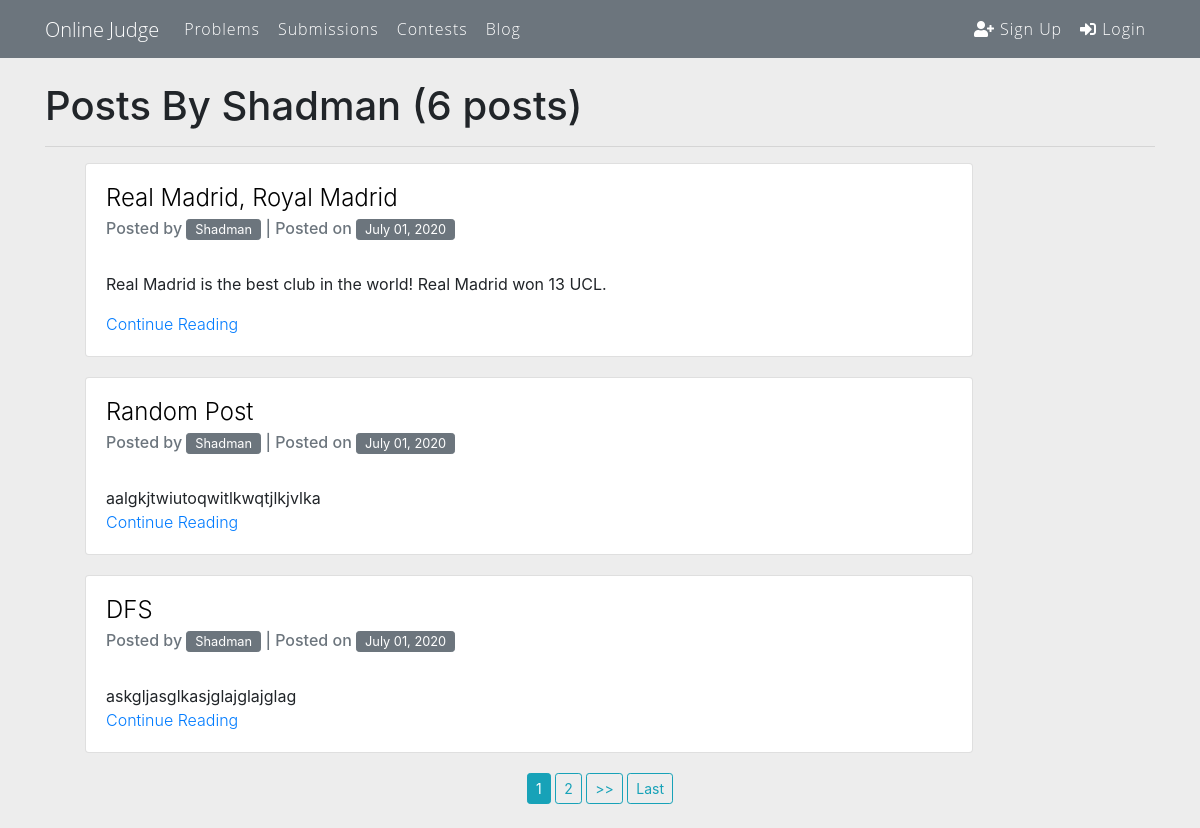
Page /blog/user/Shadman/ on the earlier database version.
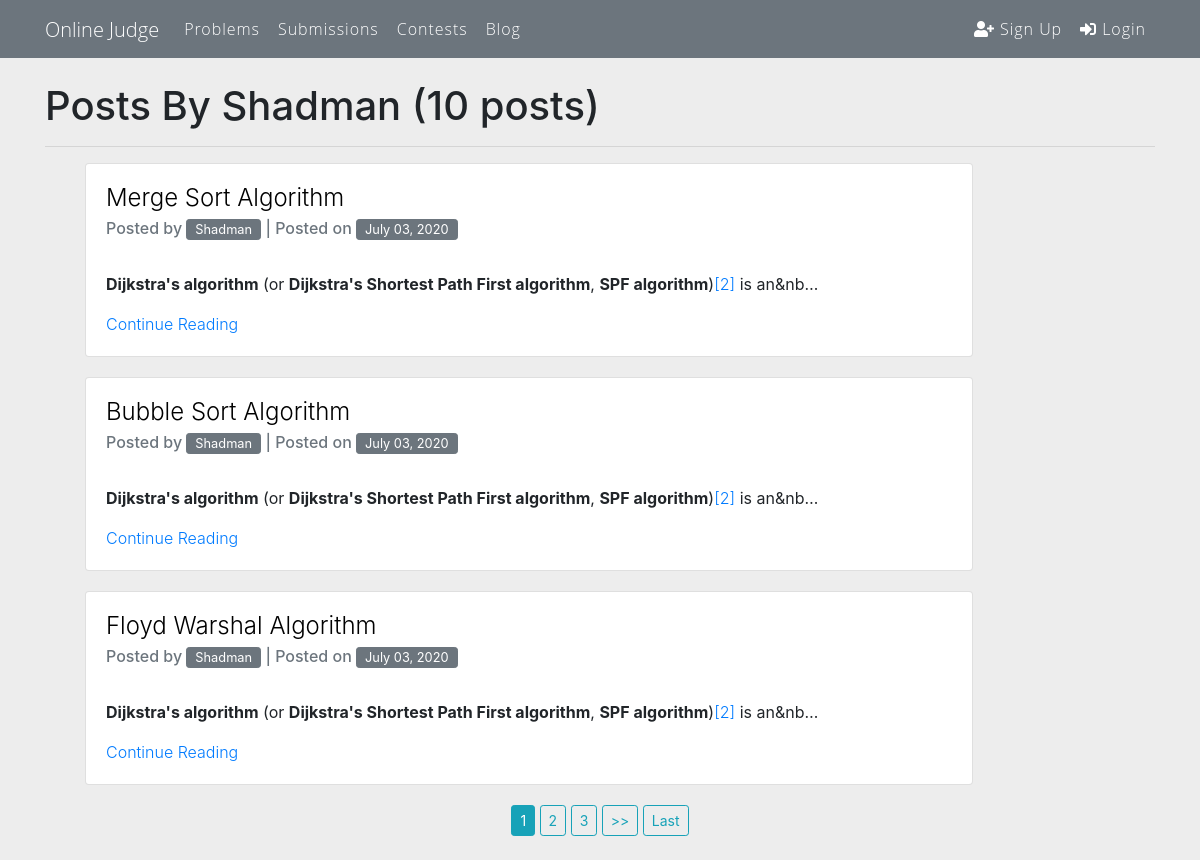
Same page on the later database version.
### blog/models.py (models this page shows, shortened)
class Post(models.Model):
	title = models.CharField(max_length=150)
	content = RichTextField(blank=True, null=True)
	date_posted = models.DateTimeField(default=timezone.now)
	author = models.ForeignKey(User, on_delete=models.CASCADE)

### blog/views.py (the view)
# urls.py: path('user/<str:username>/', UserPostListView.as_view(), name='user-posts'),
class UserPostListView(ListView):
	model = Post
	template_name = 'blog/user_posts.html'
	context_object_name = 'posts'
	paginate_by = 3
	def get_queryset(self):
		user = get_object_or_404(User, username=self.kwargs.get('username'))
		return Post.objects.filter(author=user).order_by('-date_posted')

### blog/templates/blog/user_posts.html (shortened to what this page needs)
{% extends "base.html" %}
{% block content %}
	<div class="container">
		<h1 class="mb-3">Posts By {{ view.kwargs.username }} ({{ page_obj.paginator.count }} posts)</h1>
		<hr>
		{% for post in posts %}
			<div class="card" style="width: 80%;">
			  <div class="card-body">
			    <h4 class="card-title"> <a href="{% url 'post-detail' post.id %}"> {{post.title }} </a></h4>
			    <h6 class="card-subtitle mb-2 text-muted"> Posted by
				    <a href="{% url 'user-posts' post.author.username %}" class="btn btn-sm btn-secondary py-0" style="font-size: 0.8em;">
				    	{{ post.author }}
				    </a>
				    | Posted on <button class="btn btn-sm btn-secondary py-0" style="font-size: 0.8em;">{{ post.date_posted|date:"F d, Y"}}</button>
				</h6>
			    <br>
			    <p class="card-text">{{ post.content|safe|truncatechars:255 }}</p>
			    <a href="{% url 'post-detail' post.id %}" class="card-link ">Continue Reading</a>
			  </div>
			</div>
		{% endfor %}
		<div class="text-center">
			{% if is_paginated %}
				{% for num in page_obj.paginator.page_range  %}
					{% if page_obj.number == num %}
						<a href="?page={{ num }}" class="btn btn-sm btn-info mb-4">
							{{ num }}
						</a>
					{% elif num > page_obj.number|add:'-3' and num < page_obj.number|add:'3' %}
						<a href="?page={{ num }}" class="btn btn-sm btn-outline-info mb-4">
							{{ num }}
						</a>
					{% endif %}
				{% endfor %}
				{% if page_obj.has_next %}
					<a href="?page={{ page_obj.next_page_number}}" class="btn btn-sm  btn-outline-info mb-4">
						>>
					</a>
					<a href="?page={{ page_obj.paginator.num_pages }}" class="btn btn-sm btn-outline-info mb-4">
						Last
					</a>
				{% endif %}
			{% endif %}
		</div>
	</div>
{% endblock content %}

Differences in the rows shown:
no longer on this page (row unchanged): Post: title "Real Madrid, Royal Madrid", author "Shadman", date_posted "July 01, 2020", content "Real Madrid is the best club in the world! Real Madrid won 13 UCL."
no longer on this page (row unchanged): Post: title "Random Post", author "Shadman", date_posted "July 01, 2020", content "aalgkjtwiutoqwitlkwqtjlkjvlka"
no longer on this page (row unchanged): Post: title "DFS", author "Shadman", date_posted "July 01, 2020", content "askgljasglkasjglajglajglag"
added Post: title "Merge Sort Algorithm", author "Shadman", date_posted "July 03, 2020", content "Dijkstra's algorithm (or Dijkstra's Shortest Path First algorithm , SPF algorithm ) [2] is an&nb…"
added Post: title "Bubble Sort Algorithm", author "Shadman", date_posted "July 03, 2020", content "Dijkstra's algorithm (or Dijkstra's Shortest Path First algorithm , SPF algorithm ) [2] is an&nb…"
added Post: title "Floyd Warshal Algorithm", author "Shadman", date_posted "July 03, 2020", content "Dijkstra's algorithm (or Dijkstra's Shortest Path First algorithm , SPF algorithm ) [2] is an&nb…"
Other differences:
{{ page_obj.paginator.count }}: "6" → "10"
new list line: "3"
